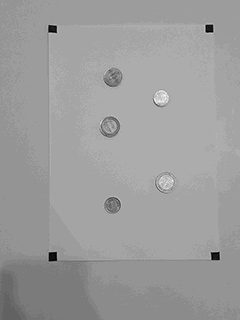
%> input picture example images/1.bmp, 240 x 320 px
$ octave proje314.m   (GNU Octave 9; MATLAB toolbox functions it lacks are replaced by stand-ins)
%> lines starting %> are read from the running program, lines starting %| are printed output that depends on the picture; in (x1, y1, x2, y2) boxes, pixels count from 0 and x2, y2 are one past the last pixel; in counts of white or black regions, pixels touching at a corner belong together; the program's own positions count from 1
clc
close all
clear all

a=imread('1.bmp');
%> a is the input picture: size 320x240x3 uint8; min 0, max 255, mean 156.5
I=rgb2gray(a)

BW1 = edge(I,'sobel');
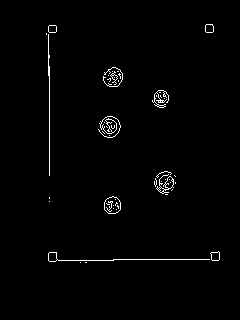
%> BW1: size 320x240 logical; 1.3% white in thin lines or dots, all inside (x1, y1, x2, y2) = (46, 24, 220, 263)
BW2 = imbinarize(I,'adaptive','ForegroundPolarity','dark','Sensitivity',0.4);
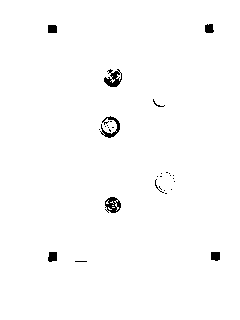
%> BW2: size 320x240 logical; 98.9% white; 30 black regions (22 under 20 px), largest, box (x1, y1, x2, y2) and area: (104, 69, 122, 87) 179, (105, 197, 121, 213) 159, (100, 116, 120, 138) 156

figure;
imshowpair(I,BW1,'montage')
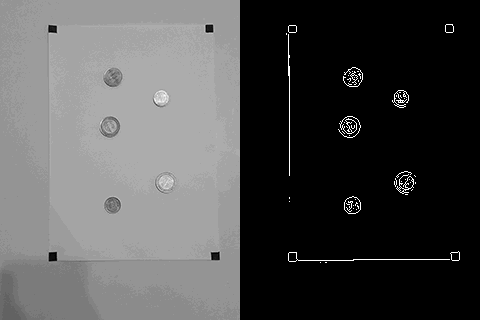
%> displayed picture: size 320x480, on the screen's scale of 0 to 255; min 0, max 255, mean 79.9
title('Original                                   Sobel Filter');
figure
imshow(BW2)
title('Binarized')
ref=0
for i=1:40
    for k=1:240
        if (BW1(k,i)==1)
            ref=ref+1
        end
    end
end
%> after the loop, ref = 0

% ref corresponds to 1 cm

ref=ref/8

rad25=fix(ref*1.1)
%> rad25 = 0
rad50=fix(ref*1.3)
%> rad50 = 0
rad100=fix(ref*1.5)
%> rad100 = 0

se = strel('disk',1);
I2 = imdilate(BW1,se);
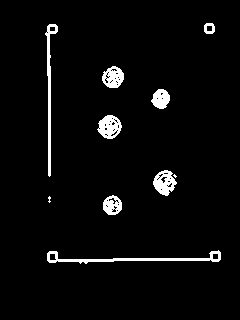
%> I2: size 320x240 logical; 3.8% white; 10 white regions (2 under 20 px), largest, box (x1, y1, x2, y2) and area: (47, 250, 221, 264) 648, (45, 24, 58, 177) 526, (97, 115, 122, 139) 392
imshow(I2);


d2 = imfill(I2, 'holes');
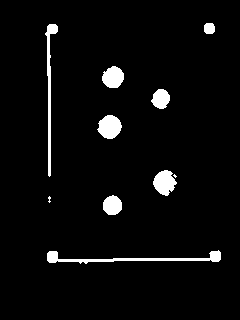
%> d2: size 320x240 logical; 4.1% white; 10 white regions (2 under 20 px), largest, box (x1, y1, x2, y2) and area: (47, 250, 221, 264) 704, (45, 24, 58, 177) 547, (97, 115, 122, 139) 432
figure, imshow(d2);

% reference squares are not used while defining the radii, some approximate
% values are assigned instead.

kr_25=imfindcircles(d2,[10 16],'ObjectPolarity','bright','EdgeThreshold',0.1)
%> kr_25 = [113 206; 161.5 99.24; 113.6 78.1; 110.3 127.6; 165.2 183.2]

kr_50=imfindcircles(d2,[10 17],'ObjectPolarity','bright','EdgeThreshold',0.1)
%> kr_50 = [112.9 205.8; 113.6 77.93; 161.6 99.04; 110.4 127.3; 166.2 183]

tl_1=imfindcircles(d2,[10 20],'ObjectPolarity','bright','EdgeThreshold',0.2)
%> tl_1 = [113 206; 110.4 127.4; 113.5 77.71; 166.4 183; 161.8 98.9]

ybes=numel(kr_25)/2
%> ybes = 5
elli=numel(kr_50)/2-ybes
%> elli = 0
bir=numel(tl_1)/2-elli-ybes
%> bir = 0

total=0.25*ybes+0.50*elli+bir
%> total = 1.25
lira=floor(total)
%> lira = 1
kurus=100*(total-lira)
%> kurus = 25

fprintf('1 TL: %d\n50 Kr: %d\n25 Kr: %d\nTotal: %d TL and %d Kr\n',bir,elli,ybes,lira,kurus)
%| 1 TL: 0
%| 50 Kr: 0
%| 25 Kr: 5
%| Total: 1 TL and 25 Kr

$ run again, with example images/2.bmp copied over example images/1.bmp
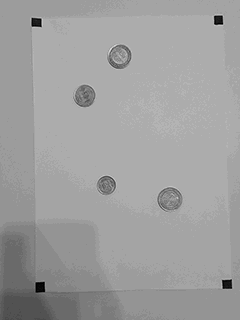
%> input picture example images/2.bmp, 240 x 320 px
%> a is the input picture: size 320x240x3 uint8; min 0, max 230, mean 158.7
%> BW1: size 320x240 logical; 1.1% white in thin lines or dots, all inside (x1, y1, x2, y2) = (31, 15, 233, 293)
%> BW2: size 320x240 logical; 98.4% white; 25 black regions (17 under 20 px), largest, box (x1, y1, x2, y2) and area: (74, 85, 95, 107) 272, (157, 188, 182, 211) 195, (108, 45, 131, 69) 193
%> `imshowpair(I,BW1,'montage')`:
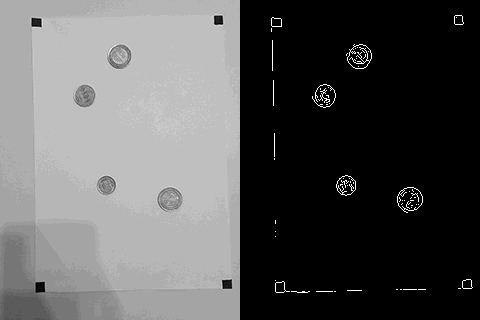
%> displayed picture: size 320x480, on the screen's scale of 0 to 255; min 0, max 255, mean 89.5
%> after the loop `for i=1:40`: ref = 117
%> `ref=ref/8`: ref = 14.62
%> rad25 = 16
%> rad50 = 19
%> rad100 = 21
%> I2: size 320x240 logical; 3.4% white; 17 white regions (3 under 20 px), largest, box (x1, y1, x2, y2) and area: (105, 43, 133, 70) 464, (156, 186, 184, 214) 442, (71, 83, 97, 109) 373
%> `d2 = imfill(I2, 'holes');`:
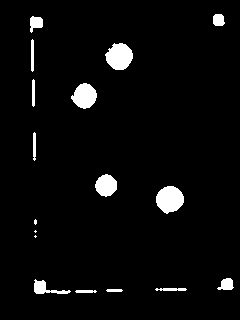
%> d2: size 320x240 logical; 4% white; 17 white regions (3 under 20 px), largest, box (x1, y1, x2, y2) and area: (156, 186, 184, 214) 580, (105, 43, 133, 70) 558, (71, 83, 97, 109) 471
%> kr_25 = [106.9 186.1; 170.3 200.1; 120 57.19; 85.15 96.66]
%> kr_50 = [106.9 186.1; 85.43 95.92; 170.2 199.9; 120 57.3; 62.8 291.6]
%> tl_1 = [106.8 186; 170.5 200; 85.28 96.11; 120 57; 226.5 285.3; 49.64 291; 34.11 41.56]
%> ybes = 4
%> elli = 1
%> bir = 2
%> total = 3.5
%> lira = 3
%> kurus = 50
%| 1 TL: 2
%| 50 Kr: 1
%| 25 Kr: 4
%| Total: 3 TL and 50 Kr

$ run again, with example images/3.bmp copied over example images/1.bmp
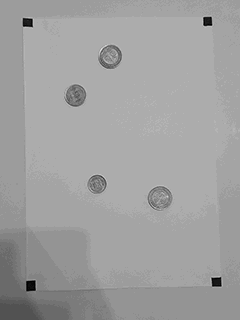
%> input picture example images/3.bmp, 240 x 320 px
%> a is the input picture: size 320x240x3 uint8; min 0, max 230, mean 159.8
%> BW1: size 320x240 logical; 1.1% white in thin lines or dots, all inside (x1, y1, x2, y2) = (22, 16, 222, 292)
%> BW2: size 320x240 logical; 98.4% white; 25 black regions (17 under 20 px), largest, box (x1, y1, x2, y2) and area: (65, 85, 86, 107) 277, (98, 45, 122, 69) 220, (88, 175, 107, 193) 187
%> `imshowpair(I,BW1,'montage')`:
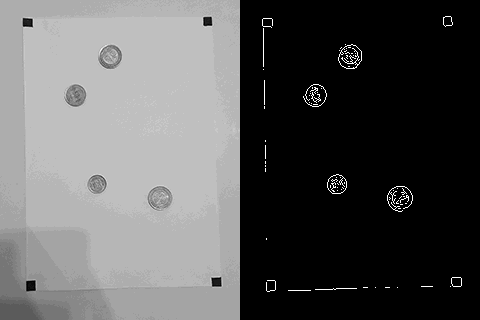
%> displayed picture: size 320x480, on the screen's scale of 0 to 255; min 0, max 255, mean 90.1
%> after the loop `for i=1:40`: ref = 127
%> `ref=ref/8`: ref = 15.88
%> rad25 = 17
%> rad50 = 20
%> rad100 = 23
%> I2: size 320x240 logical; 3.4% white; 19 white regions (6 under 20 px), largest, box (x1, y1, x2, y2) and area: (146, 185, 174, 213) 469, (97, 43, 123, 70) 461, (62, 83, 88, 108) 373
%> `d2 = imfill(I2, 'holes');`:
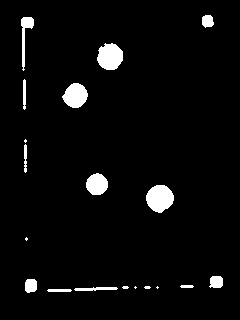
%> d2: size 320x240 logical; 4% white; 19 white regions (6 under 20 px), largest, box (x1, y1, x2, y2) and area: (146, 185, 174, 213) 584, (97, 43, 123, 70) 543, (62, 83, 88, 108) 465
%> kr_25 = [97.54 184.9; 160.9 198.9; 76.06 96.56; 110.5 57.19; 31.31 286.2]
%> kr_50 = [97.68 185; 161 199; 76.07 96; 110.7 57.28; 31.27 286; 217.3 282.6; 24.92 40.78]
%> tl_1 = [97.64 184.9; 161.2 198.8; 76.21 95.64; 110.6 57.52; 31.29 286.2; 216.9 282.8; 24.96 40.33]
%> ybes = 5
%> elli = 2
%> bir = 0
%> total = 2.25
%> lira = 2
%> kurus = 25
%| 1 TL: 0
%| 50 Kr: 2
%| 25 Kr: 5
%| Total: 2 TL and 25 Kr

$ run again, with example images/4.bmp copied over example images/1.bmp
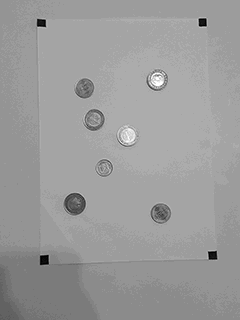
%> input picture example images/4.bmp, 240 x 320 px
%> a is the input picture: size 320x240x3 uint8; min 0, max 255, mean 154.9
%> BW1: size 320x240 logical; 1.5% white in thin lines or dots, all inside (x1, y1, x2, y2) = (36, 18, 218, 265)
%> BW2: size 320x240 logical; 97.9% white; 39 black regions (28 under 20 px), largest, box (x1, y1, x2, y2) and area: (64, 193, 86, 215) 346, (75, 79, 94, 98) 237, (151, 204, 171, 224) 232
%> `imshowpair(I,BW1,'montage')`:
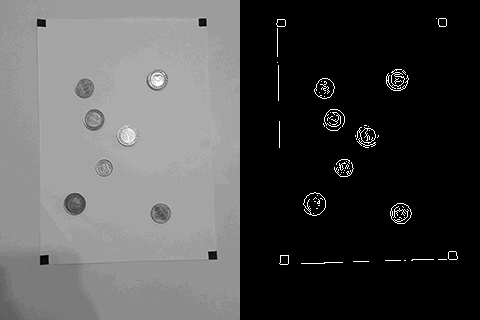
%> displayed picture: size 320x480, on the screen's scale of 0 to 255; min 0, max 255, mean 79.4
%> after the loop `for i=1:40`: ref = 105
%> `ref=ref/8`: ref = 13.12
%> rad25 = 14
%> rad50 = 17
%> rad100 = 19
%> I2: size 320x240 logical; 4.4% white; 18 white regions (1 under 20 px), largest, box (x1, y1, x2, y2) and area: (145, 68, 170, 92) 424, (82, 108, 106, 132) 372, (149, 202, 173, 225) 371
%> `d2 = imfill(I2, 'holes');`:
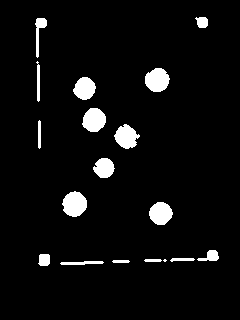
%> d2: size 320x240 logical; 5.2% white; 18 white regions (1 under 20 px), largest, box (x1, y1, x2, y2) and area: (62, 191, 87, 217) 483, (145, 68, 170, 92) 456, (82, 108, 106, 132) 438
%> kr_25 = [105 168.5; 85.36 88.72; 161.3 214.1; 94.96 120.6; 157.8 80.58; 75.33 204.7; 126.9 137.8]
%> kr_50 = [104.9 168.3; 161.2 214.3; 85.33 88.5; 157.5 80.17; 95.06 120.6; 75.58 204.7; 127 137.5]
%> tl_1 = [161.2 214.2; 75.38 204.6; 85.29 88.5; 157.5 80.29; 104.6 168.4; 94.71 120.5; 127.4 137]
%> ybes = 7
%> elli = 0
%> total = 1.75
%> lira = 1
%> kurus = 75
%| 1 TL: 0
%| 50 Kr: 0
%| 25 Kr: 7
%| Total: 1 TL and 75 Kr
